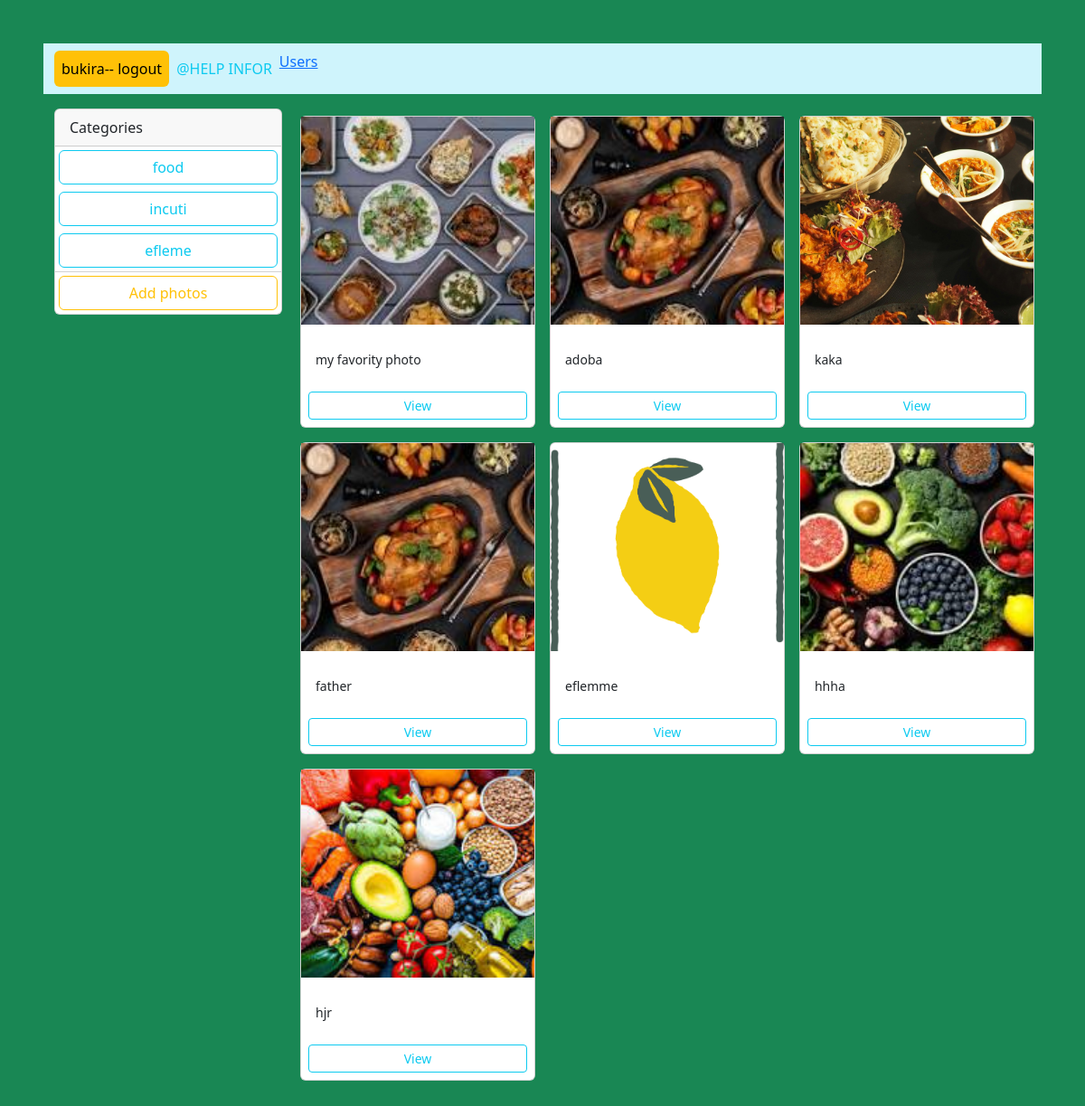
/ (signed in), run on the app's committed database.
### myapp/models.py (models this page shows, shortened)
class Category(models.Model):
    name=models.CharField(max_length=200)
    def __str__(self):
        return self.name

class PhotoModel(models.Model):
    category=models.ForeignKey(Category,on_delete=models.SET_NULL,null=True,blank=True)
    image = models.ImageField(blank=False,null=False)
    description = models.TextField()
    created_at = models.DateTimeField(auto_now_add=True)
    class Meta:
        ordering = ['created_at']

### myapp/views.py (the view)
# urls.py: path('', gallery, name='gallery'),
@login_required(login_url='login')
def gallery(request):
    categories = Category.objects.all()
    context={
        'categories': categories,
        'photos': PhotoModel.objects.all(),
    }
    return render(request, 'myapp/gallery.html',context)

### myapp/templates/myapp/gallery.html (shortened to what this page needs)
<!DOCTYPE html>
<html lang="en">
<head>
    <link href="https://cdn.jsdelivr.net/npm/bootstrap@5.3.3/dist/css/bootstrap.min.css" rel="stylesheet"
>
</head>
{% include "myapp/navbar.html" %}
<body class="m-5 bg-success">
    <div class="container">
        <div class="row">
            <div class="col-md-3">
                <div class="card my-3">
                    <div class="card-header">
                        Categories
                    </div>
                    <ul class="list-group list-group-flush">
                        {% for category in categories %}
                        <a href="{% url 'list_photo' category.id %}" class="btn btn-outline-info m-1">{{ category }}</a>
                        {% endfor %}
                    </ul>
                    <a href="{% url 'addphoto' %}" class="btn btn-outline-warning m-1">Add photos</a>
                </div>
            </div>
            <div class="col-md-9">
                <div class="row my-3">
                    {% for photo in photos %}
                    <div class="col-md-4 p-2">
                        <div class="card">
                            <img class="image_thumbnail"
                                src="{{ photo.image.url }}"
                                class="card-img-top" alt="my photo">
                            <div class="card-body">
                                <small>
                                    {{ photo.description}}
                                </small>
                            </div>
                            <a href="{% url 'viewphoto' photo.id %}" class="btn btn-outline-info btn-sm m-2">View</a>
                        </div>
                    </div>
                    {% endfor %}
                </div>
            </div>
        </div>
    </div>
</body>
</html>

### myapp/templates/myapp/navbar.html (shortened to what this page needs)
<nav class="navbar navbar-expand-lg bg-info-subtle">
    <div class="container-fluid">
        <div class="collapse navbar-collapse" id="navbarNavAltMarkup">
            <div class="navbar-nav">
                <a class="nav-link active btn btn-outline-warning" aria-current="page" href="{% url 'logout' %}">{{request.user}}-- logout</a>
                <a class="nav-link btn-outline-light text-info text-uppercase" href="#">@Help infor</a>
                <a href="{% url 'abantu' %}">Users</a>
            </div>
        </div>
    </div>
</nav>

### myapp/templates/myapp/gallery.html (style rules this page uses)
.image_thumbnail { height: 230px; object-fit: cover; object-position: center; margin-bottom: 10px; }

### data on the page
Category: name "food"
Category: name "incuti"
Category: name "efleme"
PhotoModel: image (picture), description "my favority photo"
PhotoModel: image (picture), description "adoba"
PhotoModel: image (picture), description "kaka"
PhotoModel: image (picture), description "father"
PhotoModel: image (picture), description "eflemme"
PhotoModel: image (picture), description "hhha"
PhotoModel: image (picture), description "hjr"

### other printed values
{{ request.user }} "bukira"
